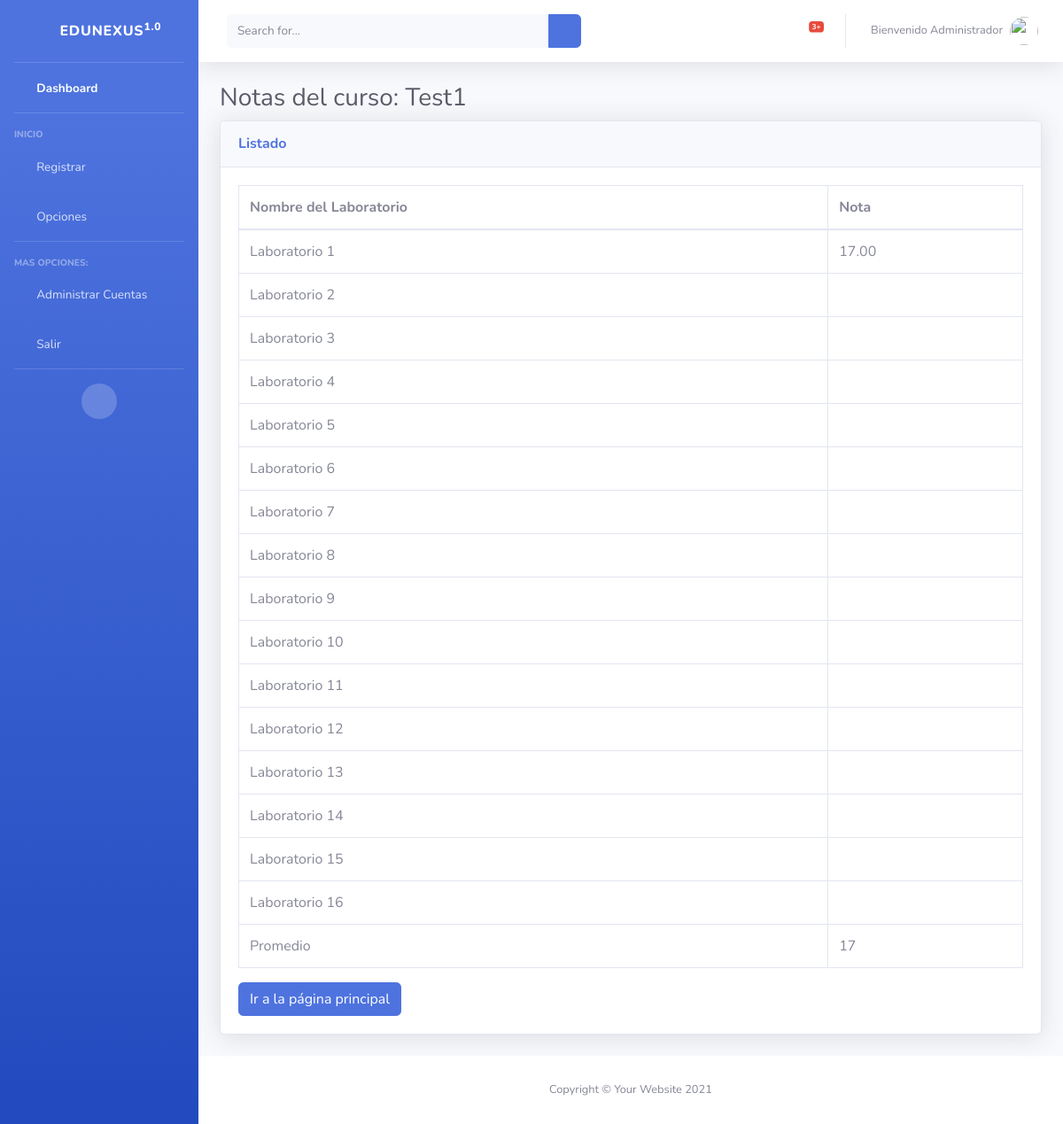
/mostrar-notas/42/23/, run on the app's committed database.
### dashboard/models.py (models this page shows, shortened)
class Curso(models.Model):
    nombre = models.CharField(max_length=100)
    ciclo = models.ForeignKey(Ciclo, on_delete=models.CASCADE)
    profesor = models.ForeignKey(Profesor, on_delete=models.CASCADE)
    aulas = models.ForeignKey(Aula, on_delete=models.CASCADE, null=True)

class Laboratorio(models.Model):
    nombre = models.CharField(max_length=100)
    curso = models.ForeignKey(Curso, on_delete=models.CASCADE)

class Nota(models.Model):
    laboratorio = models.ForeignKey(Laboratorio, on_delete=models.CASCADE)
    alumno = models.ForeignKey(Alumno, on_delete=models.CASCADE)
    nota = models.DecimalField(max_digits=4, decimal_places=2, null=True, blank=True)

### dashboard/views.py (the view)
# urls.py: path('mostrar-notas/<int:curso_id>/<int:alumno_id>/', views.mostrar_notas, name='mostrar_notas'),
def mostrar_notas(request, curso_id, alumno_id):
    curso = Curso.objects.get(id=curso_id)
    alumno = Alumno.objects.get(id=alumno_id)
    laboratorios = Laboratorio.objects.filter(curso=curso)
    notas = Nota.objects.filter(alumno=alumno, laboratorio__curso=curso)
    promedio_notas = notas.aggregate(promedio=Avg('nota')).get('promedio')
    return render(request, 'notas.html', {
        'curso': curso,
        'alumno': alumno,
        'laboratorios': laboratorios,
        'notas': notas,
        'promedio_notas': promedio_notas,
    })

### dashboard/templates/notas.html
{% extends 'layout.html' %} {% block content %}
<div class="container-fluid">
  <h1 class="h3 mb-2 text-gray-800">Notas del curso: {{ curso.nombre }}</h1>
  <div class="card shadow mb-4">
    <div class="card-header py-3">
      <h6 class="m-0 font-weight-bold text-primary">Listado</h6>
    </div>
    <div class="card-body">
      <div class="table-responsive">
        <table
          class="table table-bordered"
          id="dataTable"
          width="100%"
          cellspacing="0"
        >
          <thead>
            <tr>
              <th>Nombre del Laboratorio</th>
              <th>Nota</th>
            </tr>
          </thead>
          <tbody>
            {% for laboratorio in laboratorios %}
            <tr>
              <td>{{ laboratorio.nombre }}</td>
              <td>
                {% for nota in notas %} {% if nota.laboratorio == laboratorio %}
                {{ nota.nota }} {% endif %} {% endfor %}
              </td>
            </tr>
            {% endfor %}
            <tr>
              <td>Promedio</td>
              <td>{{ promedio_notas }}</td>
            </tr>
          </tbody>
        </table>
      </div>
      <div>
        <div style="display: inline-block; margin-right: 10px">
          <a href="/" class="btn btn-primary">Ir a la página principal</a>
        </div>
      </div>
    </div>
  </div>
</div>
{% endblock %}

### data on the page
Curso: nombre "Test1"
Laboratorio: nombre "Laboratorio 1"
Nota: nota "17.00"
Laboratorio: nombre "Laboratorio 2"
Laboratorio: nombre "Laboratorio 3"
Laboratorio: nombre "Laboratorio 4"
Laboratorio: nombre "Laboratorio 5"
Laboratorio: nombre "Laboratorio 6"
Laboratorio: nombre "Laboratorio 7"
Laboratorio: nombre "Laboratorio 8"
Laboratorio: nombre "Laboratorio 9"
Laboratorio: nombre "Laboratorio 10"
Laboratorio: nombre "Laboratorio 11"
Laboratorio: nombre "Laboratorio 12"
Laboratorio: nombre "Laboratorio 13"
Laboratorio: nombre "Laboratorio 14"
Laboratorio: nombre "Laboratorio 15"
Laboratorio: nombre "Laboratorio 16"

### other printed values
{{ promedio_notas }} "17"
